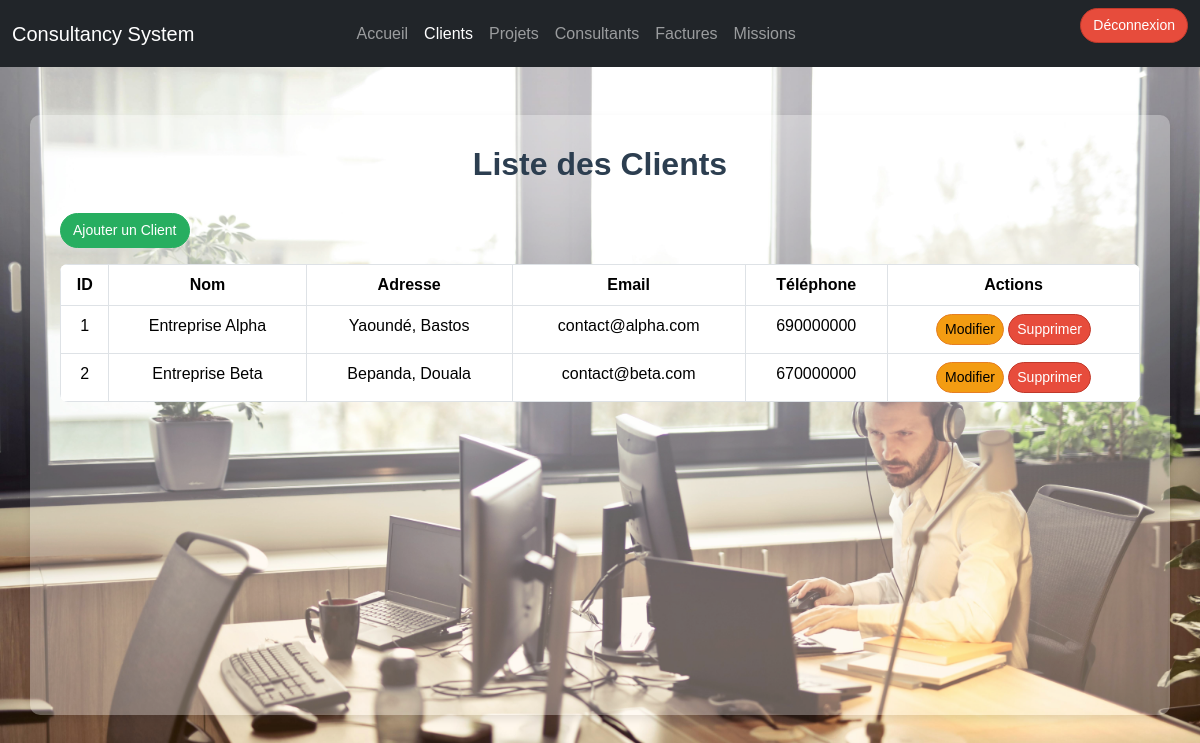
Page /clients/list_clients.php (signed in) on the committed database.
### tables this page shows
CREATE TABLE clients (
    id_client INT AUTO_INCREMENT PRIMARY KEY,
    nom VARCHAR(100) NOT NULL,
    adresse VARCHAR(255),
    email VARCHAR(100) UNIQUE NOT NULL,
    telephone VARCHAR(15) NOT NULL
);

### clients/list_clients.php (the view, shortened to what this page needs)
<?php
include '../db/db_connect.php';
try {
    $sql = "SELECT * FROM clients";
    $stmt = $conn->query($sql);
    $clients = $stmt->fetchAll(PDO::FETCH_ASSOC);
} catch (PDOException $e) {
    echo "Erreur lors de la récupération des clients : " . $e->getMessage();
}
?>
<!DOCTYPE html>
<html lang="fr">
<head>
    <link href="../bootstrap/css/bootstrap.min.css" rel="stylesheet">
</head>
<body>
    <nav class="navbar navbar-expand-lg navbar-dark bg-dark">
        <div class="container-fluid">
            <a class="navbar-brand" href="../">Consultancy System</a>
            <div class="collapse navbar-collapse" id="navbarNav">
                <ul class="navbar-nav mx-auto">
                    <li class="nav-item">
                        <a class="nav-link" href="../index.php">Accueil</a>
                    </li>
                    <li class="nav-item">
                        <a class="nav-link active" href="./list_clients.php">Clients</a>
                    </li>
                    <li class="nav-item">
                        <a class="nav-link" href="../projets/list_projets.php">Projets</a>
                    </li>
                    <li class="nav-item">
                        <a class="nav-link" href="../consultants/list_consultants.php">Consultants</a>
                    </li>
                    <li class="nav-item">
                        <a class="nav-link" href="../factures/list_factures.php">Factures</a>
                    </li>
                    <li class="nav-item">
                        <a class="nav-link" href="../consultants_projets/list_consultant_projet.php">Missions</a>
                    </li>
                </ul>
                <a href="../connexion/logout.php" class="btn btn-danger mb-3 ms-auto">Déconnexion</a>
            </div>
        </div>
    </nav>
    <div class="container mt-5" style="min-height:75vmin">
        <h2>Liste des Clients</h2>
        <a href="add_client.php" class="btn btn-success mb-3">
            Ajouter un Client
        </a>
        <table class="table table-bordered">
            <thead>
                <tr>
                    <th>ID</th>
                    <th>Nom</th>
                    <th>Adresse</th>
                    <th>Email</th>
                    <th>Téléphone</th>
                    <th>Actions</th>
                </tr>
            </thead>
            <tbody>
                <?php
                if (!empty($clients)) {
                    foreach ($clients as $client) {
                        echo "<tr>
                                <td>" . $client['id_client'] . "</td>
                                <td>" . $client['nom'] . "</td>
                                <td>" . $client['adresse'] . "</td>
                                <td>" . $client['email'] . "</td>
                                <td>" . $client['telephone'] . "</td>
                                <td>
                                    <a href='edit_client.php?id=" . $client['id_client'] . "' class='btn btn-warning btn-sm'>Modifier</a>
                                    <a href='delete_client.php?id=" . $client['id_client'] . "' class='btn btn-danger btn-sm'>Supprimer</a>
                                </td>
                            </tr>";
                    }
                } else {
                    echo "<tr><td colspan='6' class='text-center'>Aucun client trouvé</td></tr>";
                }
                ?>
            </tbody>
        </table>
    </div>
</body>
</html>

### clients/list_clients.php (style rules this page uses)
body { background: url('../images/customer.jpg') no-repeat center center fixed; background-size: cover; font-family: Arial, sans-serif; }
.container { background-color: rgba(255, 255, 255, 0.3); padding: 30px; border-radius: 10px; box-shadow: 0 4px 8px rgba(0, 0, 0, 0.1); }
h2 { text-align: center; color: #2c3e50; font-weight: bold; margin-bottom: 30px; }
table.table { background-color: #fff; border-radius: 8px; overflow: hidden; }
table thead th { background-color: #2980b9; color: white; text-align: center; }
table tbody tr { text-align: center; transition: background-color 0.3s; }
.btn { border-radius: 20px; font-size: 14px; }
.btn-success { background-color: #27ae60; border-color: #27ae60; }
.btn-warning { background-color: #f39c12; border-color: #e67e22; }
.btn-danger { background-color: #e74c3c; border-color: #c0392b; }

### rows in the picture
clients: id_client "1", nom "Entreprise Alpha", adresse "Yaoundé, Bastos", email "contact@alpha.com", telephone "690000000"
clients: id_client "2", nom "Entreprise Beta", adresse "Bepanda, Douala", email "contact@beta.com", telephone "670000000"
